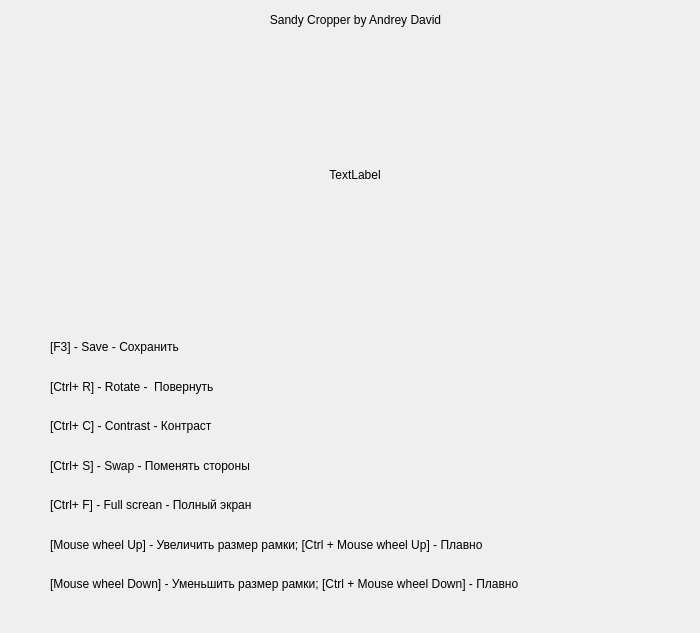
<?xml version="1.0" encoding="UTF-8"?>
<ui version="4.0">
 <class>CropperHelp</class>
 <widget class="QDialog" name="CropperHelp">
  <property name="geometry">
   <rect>
    <x>0</x>
    <y>0</y>
    <width>700</width>
    <height>633</height>
   </rect>
  </property>
  <property name="windowTitle">
   <string>Sendy Cropper - Help</string>
  </property>
  <widget class="QLabel" name="label_logo">
   <property name="geometry">
    <rect>
     <x>230</x>
     <y>50</y>
     <width>250</width>
     <height>250</height>
    </rect>
   </property>
   <property name="text">
    <string>TextLabel</string>
   </property>
   <property name="alignment">
    <set>Qt::AlignCenter</set>
   </property>
  </widget>
  <widget class="QLabel" name="label_2">
   <property name="geometry">
    <rect>
     <x>180</x>
     <y>10</y>
     <width>351</width>
     <height>20</height>
    </rect>
   </property>
   <property name="text">
    <string>Sandy Cropper by Andrey David</string>
   </property>
   <property name="alignment">
    <set>Qt::AlignCenter</set>
   </property>
  </widget>
  <widget class="QWidget" name="verticalLayoutWidget">
   <property name="geometry">
    <rect>
     <x>50</x>
     <y>330</y>
     <width>631</width>
     <height>271</height>
    </rect>
   </property>
   <layout class="QVBoxLayout" name="verticalLayout">
    <item>
     <widget class="QLabel" name="label_4">
      <property name="text">
       <string>[F3] - Save - Сохранить</string>
      </property>
     </widget>
    </item>
    <item>
     <widget class="QLabel" name="label_3">
      <property name="text">
       <string>[Ctrl+ R] - Rotate -  Повернуть</string>
      </property>
     </widget>
    </item>
    <item>
     <widget class="QLabel" name="label_6">
      <property name="text">
       <string>[Ctrl+ C] - Contrast - Контраст</string>
      </property>
     </widget>
    </item>
    <item>
     <widget class="QLabel" name="label_5">
      <property name="text">
       <string>[Ctrl+ S] - Swap - Поменять стороны</string>
      </property>
     </widget>
    </item>
    <item>
     <widget class="QLabel" name="label">
      <property name="text">
       <string>[Ctrl+ F] - Full screan - Полный экран</string>
      </property>
     </widget>
    </item>
    <item>
     <widget class="QLabel" name="label_7">
      <property name="text">
       <string>[Mouse wheel Up] - Увеличить размер рамки; [Ctrl + Mouse wheel Up] - Плавно</string>
      </property>
     </widget>
    </item>
    <item>
     <widget class="QLabel" name="label_8">
      <property name="text">
       <string>[Mouse wheel Down] - Уменьшить размер рамки; [Ctrl + Mouse wheel Down] - Плавно</string>
      </property>
     </widget>
    </item>
   </layout>
  </widget>
 </widget>
 <resources/>
 <connections/>
</ui>
